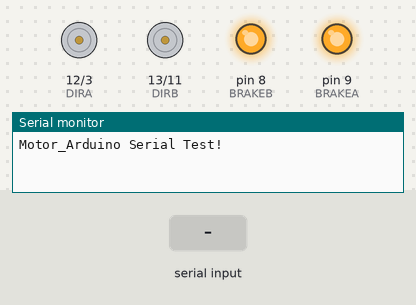
Recording of a sketch running on a simulated Arduino Uno, built with avr-gcc and run on an emulated ATmega328P. Parts: direction and speed pins drawn as motors (green arrow = direction pin HIGH = forward, orange = LOW = backward, longer = more drive), output pins drawn as LEDs (lit = HIGH), the last lines printed to the serial monitor. Inputs (shaded band) come from the test bench.

Above: at 2.4 s.
2.5 s: "w" received over the second serial link
At 4.0 s:
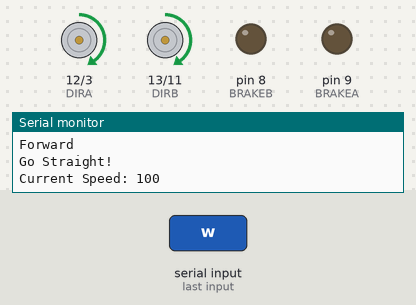
4.7 s: "s" received over the second serial link
At 6.0 s:
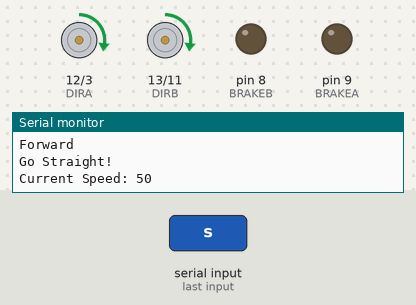
6.3 s: "r" received over the second serial link
At 7.6 s:
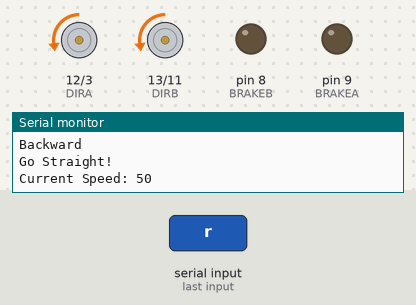
8.0 s: "w" received over the second serial link
At 9.2 s:
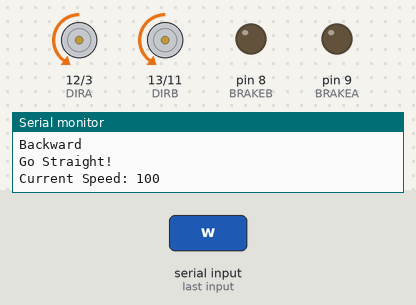
Timing chart, 0 to 10.6 s (numbered marks = the images above; inputs shaded):
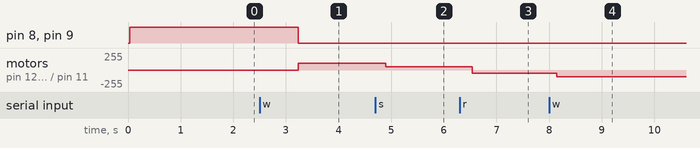

Measured:
- after the input at 2.5 s, pin 8 (BRAKEB), pin 9 (BRAKEA): HIGH → LOW after 0.74 s; motor on pin 12 (DIRA) / pin 3 (PWMA), motor on pin 13 (DIRB) / pin 11 (PWMB): stopped → forward 100/255 after 0.74 s
- after the input at 4.7 s, motor on pin 12 (DIRA) / pin 3 (PWMA), motor on pin 13 (DIRB) / pin 11 (PWMB): forward 100/255 → forward 50/255 after 0.19 s
- after the input at 6.3 s, motor on pin 12 (DIRA) / pin 3 (PWMA), motor on pin 13 (DIRB) / pin 11 (PWMB): forward 50/255 → backward 50/255 after 0.24 s
- after the input at 8.0 s, motor on pin 12 (DIRA) / pin 3 (PWMA), motor on pin 13 (DIRB) / pin 11 (PWMB): backward 50/255 → backward 100/255 after 0.15 s

The sketch:

Motor_Aruduino.ino
```cpp
/////////////////////////////////////
// Title : Motor_Arduino
// Arduino RC Car control Motor
// Author : Daeho Han
// 2015.08.15
/////////////////////////////////////

//-------------------- Include ----------------//
#include <SoftwareSerial.h>
//-------------------- Define ----------------//
#define mySerialRX 2
#define mySerialTX 4

#define DIRA 12 // DC Motor A Direction
#define PWMA 3 // DC Motor A Speed
#define BRAKEA 9 // DC Motor A Brake | HIGH : Brake LOW : Run

#define DIRB 13 // DC Motor B Direction
#define PWMB 11  // DC Motor B Speed
#define BRAKEB 8 // DC Motor B Brake | HIGH : Brake LOW : Run
//-------------------- Global -----------------//
SoftwareSerial mySerial (mySerialRX, mySerialTX);

int carSpeed = 50;
int leftWheelSpeed = 50;
int rightWheelSpeed = 50;
int currentMove = 0; // 0:stop, 1:start
int currentTurn = 0; // 0:straight, 1:left, 2:right
int currentDir = HIGH; // HIGH:forward, LOW:backward

void setup() {
  // put your setup code here, to run once:
  Serial.begin(9600); // Connection from PC to CC_Arduino
  Serial.println("Motor_Arduino Serial Test!");

  mySerial.begin(9600); // Connection from Motor_Arduino to CC_Arduino
  mySerial.println("Motor_Arduino Serial Test!");

  pinMode (DIRA, OUTPUT);
  pinMode (DIRB, OUTPUT);
  pinMode (BRAKEA, OUTPUT);
  pinMode (BRAKEB, OUTPUT);

  digitalWrite(DIRA, HIGH);
  digitalWrite(DIRB, HIGH);
  digitalWrite(BRAKEA, HIGH);
  digitalWrite(BRAKEB, HIGH);
}

void loop() {
  // put your main code here, to run repeatedly:
  char input = mySerial.read();

  switch (input) {
    case 'w' :
      speedUp();
      break;
    case 's' :
      speedDown();
      break;
    case 'a' :
      turnLeft();
      break;
    case 'd' :
      turnRight();
      break;
    case 'r' :
      reverse();
      break;
    case ' ' :
      SS_RC();
      break;
    default :
      break;

  }
delay(800);
}


void SS_RC() { //Start and Stop
  Serial.println("SS_RC()");
  if (currentMove == 0) {
    Serial.println("CurrentMove 0");
    digitalWrite(BRAKEA, LOW); digitalWrite(BRAKEB, LOW);
    digitalWrite(DIRA, currentDir); analogWrite(PWMA, carSpeed);
    digitalWrite(DIRB, currentDir); analogWrite(PWMB, carSpeed);
    currentMove = 1;
  } else {
    Serial.println("CurrentMove 1");
    digitalWrite(BRAKEA, HIGH); digitalWrite(BRAKEB, HIGH);
    currentMove = 0;
  }
  showState();
}
void speedUp() {
  Serial.println("Speed UP()");
  if (carSpeed < 250 && carSpeed >= 0)
  {
    carSpeed += 50;
    if (carSpeed == 0)
    {
      digitalWrite(BRAKEA, HIGH); digitalWrite(BRAKEB, HIGH);
    }

    Serial.println("Speed UP!");
    Serial.print("Current Direction : ");

    if (currentDir == HIGH)
    {
      Serial.println("Forward");
    }

    else
    {
      Serial.println("Backward");
    }

    Serial.print("Current Speed : ");
    Serial.println(carSpeed, DEC);
  }

  else if (carSpeed >= 250)
  {
    Serial.println("Max Speed!");
  }

  else
  {
    Serial.println("Incorrect Input!");
  }

  rcRun();
}

void speedDown() {
  Serial.println("SpeedDown()");
  if (carSpeed <= 250 && carSpeed > 0)
  {
    carSpeed -= 50;
    if (carSpeed == 0)
    {
      digitalWrite(BRAKEA, HIGH); digitalWrite(BRAKEB, HIGH);
    }

    Serial.println("Speed Down!");
    Serial.print("Current Direction : ");

    if (currentDir == HIGH)
    {
      Serial.println("Forward");
    }
    else
    {
      Serial.println("Backward");
    }

    Serial.print("Current Speed : ");
    Serial.println(carSpeed, DEC);
  }

  else if (carSpeed <= 0)
  {
    Serial.println("Minimum Speed!");
  }

  else
  {
    Serial.println("Incorrect Input!");
  }

  rcRun();
}

void rcRun() {
  digitalWrite(BRAKEA, LOW); digitalWrite(BRAKEB, LOW);
  digitalWrite(DIRA, currentDir); analogWrite(PWMA, carSpeed);
  digitalWrite(DIRB, currentDir); analogWrite(PWMB, carSpeed);
  showState();
}
void rcTurn() {
  digitalWrite(BRAKEA, LOW); digitalWrite(BRAKEB, LOW);
  digitalWrite(DIRA, currentDir); analogWrite(PWMA, leftWheelSpeed);
  digitalWrite(DIRB, currentDir); analogWrite(PWMB, rightWheelSpeed);
  showState();
}

void reverse() {
  if (currentDir == HIGH) {
    Serial.println("Foward to Backward!");
    currentDir = LOW;
  } else {
    Serial.println("Backward to Forward!");
    currentDir = HIGH;
  }
  rcRun();
}

void turnLeft() {
  if (currentTurn == 2) {
     rightWheelSpeed = carSpeed;
     rightWheelSpeed = rightWheelSpeed * 2;
    // rightWheelSpeed = rightWheelSpeed / 3;
     currentTurn = 0;
  } else if (currentTurn == 0) {
    leftWheelSpeed = carSpeed;
    leftWheelSpeed = leftWheelSpeed / 2;
    //leftWheelSpeed *= 3;
    currentTurn = 1;
  } else {
    Serial.println ("Already Turn Left!");
  }
  rcTurn();

}

void turnRight() {
   if (currentTurn == 1) {
     leftWheelSpeed = carSpeed;
     leftWheelSpeed = leftWheelSpeed * 2;
     //leftWheelSpeed = leftWheelSpeed / 3;
     currentTurn = 0;
  } else if (currentTurn == 0) {
    rightWheelSpeed = carSpeed;
    rightWheelSpeed = rightWheelSpeed / 2;
    //rightWheelSpeed *= 3;
    currentTurn = 2;
  }
  else
  {
    Serial.println ("Already Turn Right!");
  }
  rcTurn();
}

void showState() {
  if (currentDir == HIGH) {
    Serial.println("Forward");
  } else {
    Serial.println("Backward");
  }

  if (currentTurn == 2) {
    Serial.println("Turn Right!");
  } else if (currentTurn == 0) {
    Serial.println("Go Straight!");
  } else {
    Serial.println("Turn Left!");
  }

  Serial.print("Current Speed: ");
  Serial.println(carSpeed, DEC);
}
```
